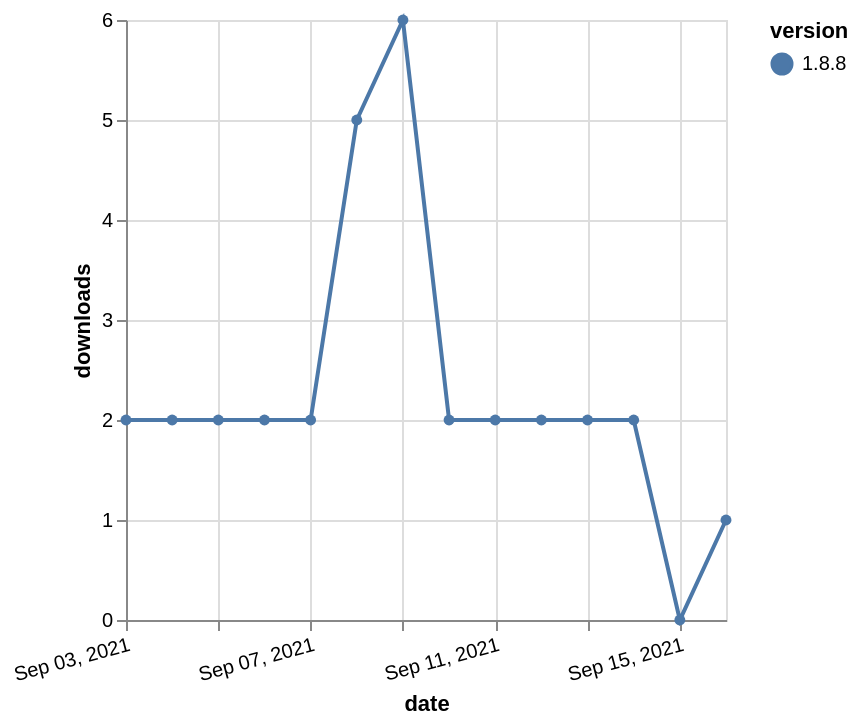

The Vega-Lite source for this figure:
### Vega-Lite specification from a JSON file in a GitHub repository (floating-point values rounded to 4 significant figures)
{"$schema": "https://vega.github.io/schema/vega-lite/v5.json", "description": "A simple bar chart with embedded data.", "data": {"values": [{"date": "2021-09-03", "total": 5079, "delta": 2, "version": "1.8.8"}, {"date": "2021-09-04", "total": 5081, "delta": 2, "version": "1.8.8"}, {"date": "2021-09-05", "total": 5083, "delta": 2, "version": "1.8.8"}, {"date": "2021-09-06", "total": 5085, "delta": 2, "version": "1.8.8"}, {"date": "2021-09-07", "total": 5087, "delta": 2, "version": "1.8.8"}, {"date": "2021-09-08", "total": 5092, "delta": 5, "version": "1.8.8"}, {"date": "2021-09-09", "total": 5098, "delta": 6, "version": "1.8.8"}, {"date": "2021-09-10", "total": 5100, "delta": 2, "version": "1.8.8"}, {"date": "2021-09-11", "total": 5102, "delta": 2, "version": "1.8.8"}, {"date": "2021-09-12", "total": 5104, "delta": 2, "version": "1.8.8"}, {"date": "2021-09-13", "total": 5106, "delta": 2, "version": "1.8.8"}, {"date": "2021-09-14", "total": 5108, "delta": 2, "version": "1.8.8"}, {"date": "2021-09-15", "total": 5108, "delta": 0, "version": "1.8.8"}, {"date": "2021-09-16", "total": 5109, "delta": 1, "version": "1.8.8"}]}, "width": "container", "mark": {"type": "line", "point": {"filled": true}}, "encoding": {"x": {"field": "date", "type": "temporal", "timeUnit": "yearmonthdate", "title": "date", "axis": {"labelAngle": -15}}, "y": {"field": "delta", "type": "quantitative", "title": "downloads"}, "color": {"field": "version", "type": "nominal"}, "tooltip": {"field": "delta"}}}
